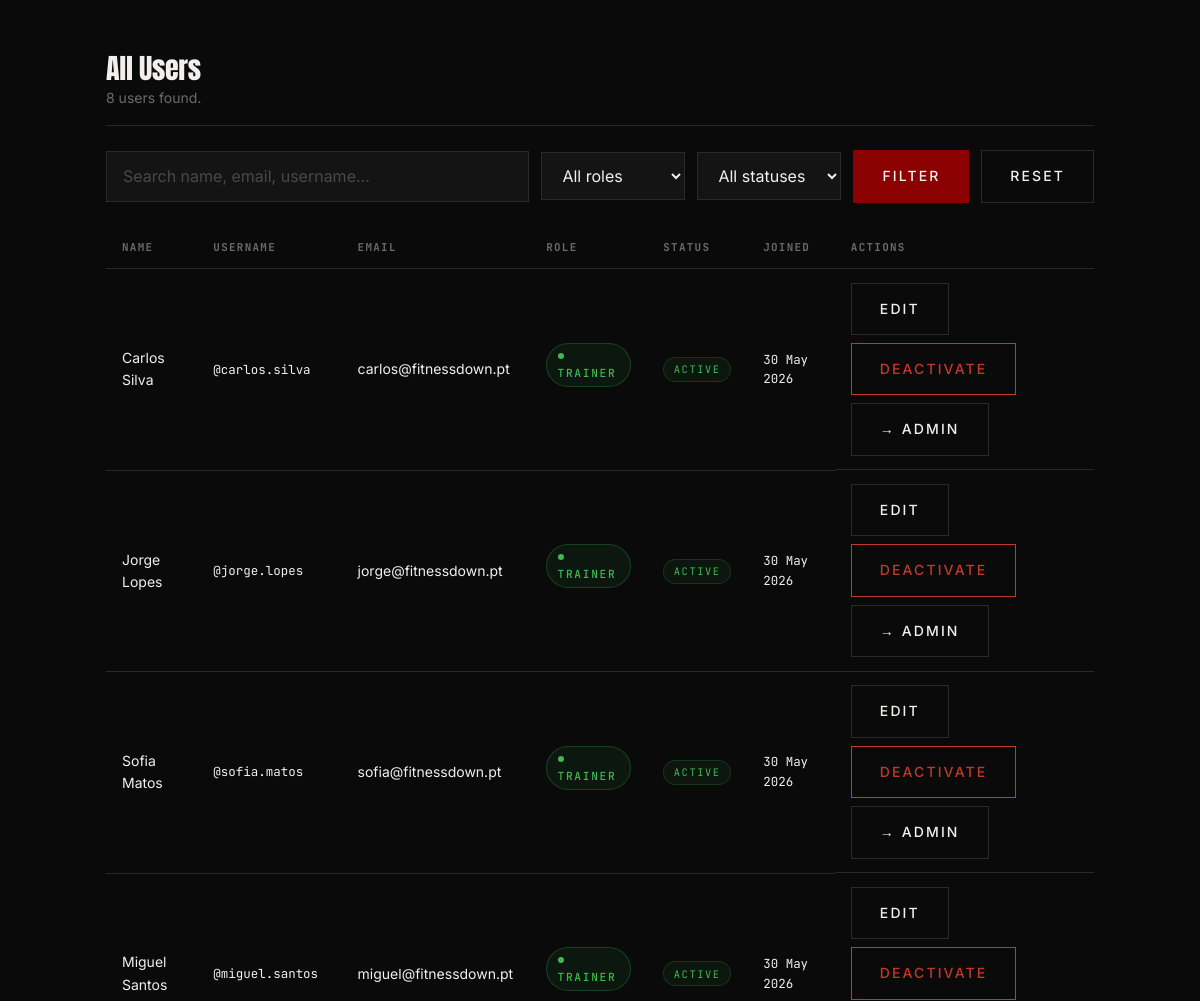
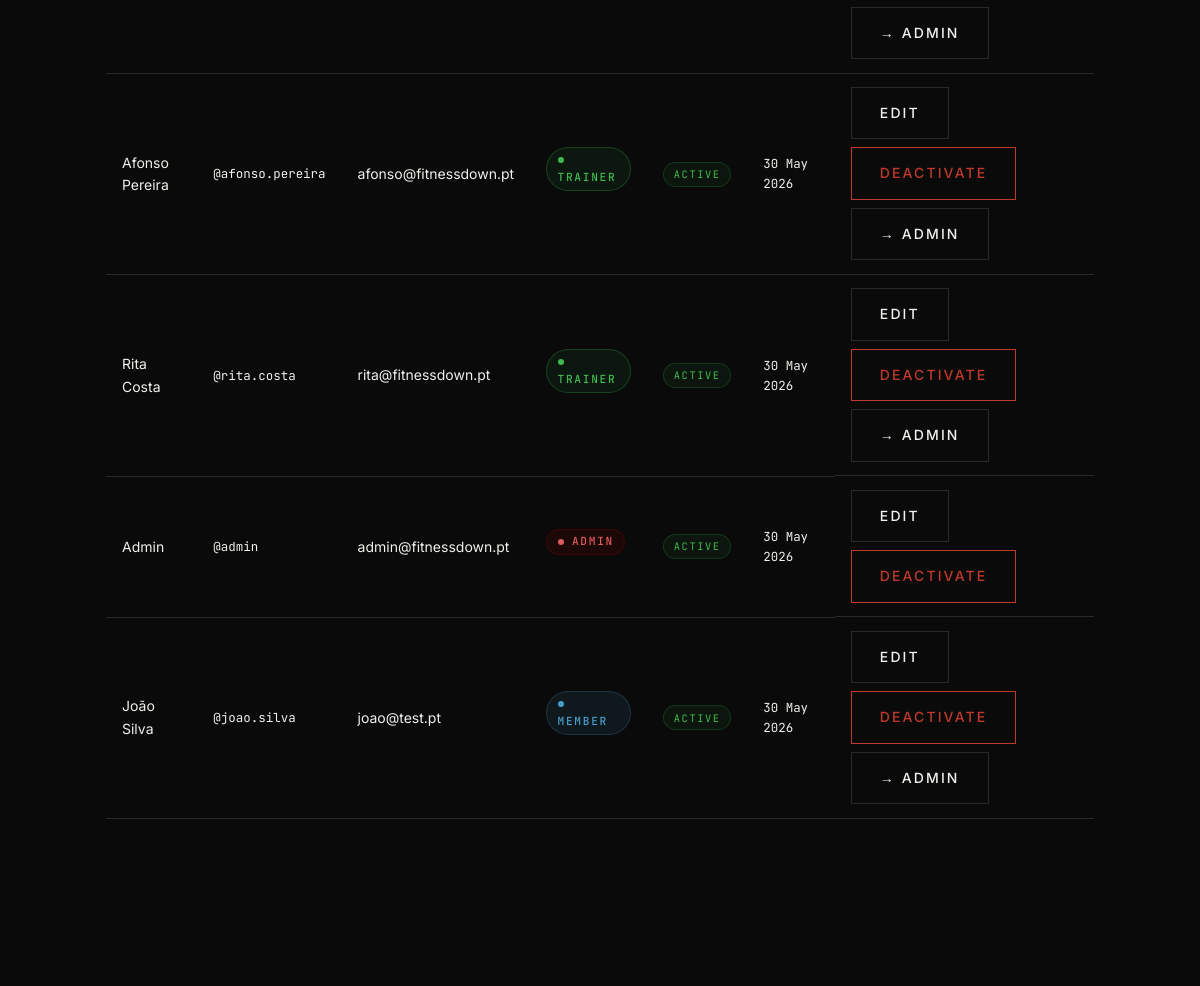
The app's page /admin/users.php (signed in, middle part), older data (2 pictures, top to bottom).
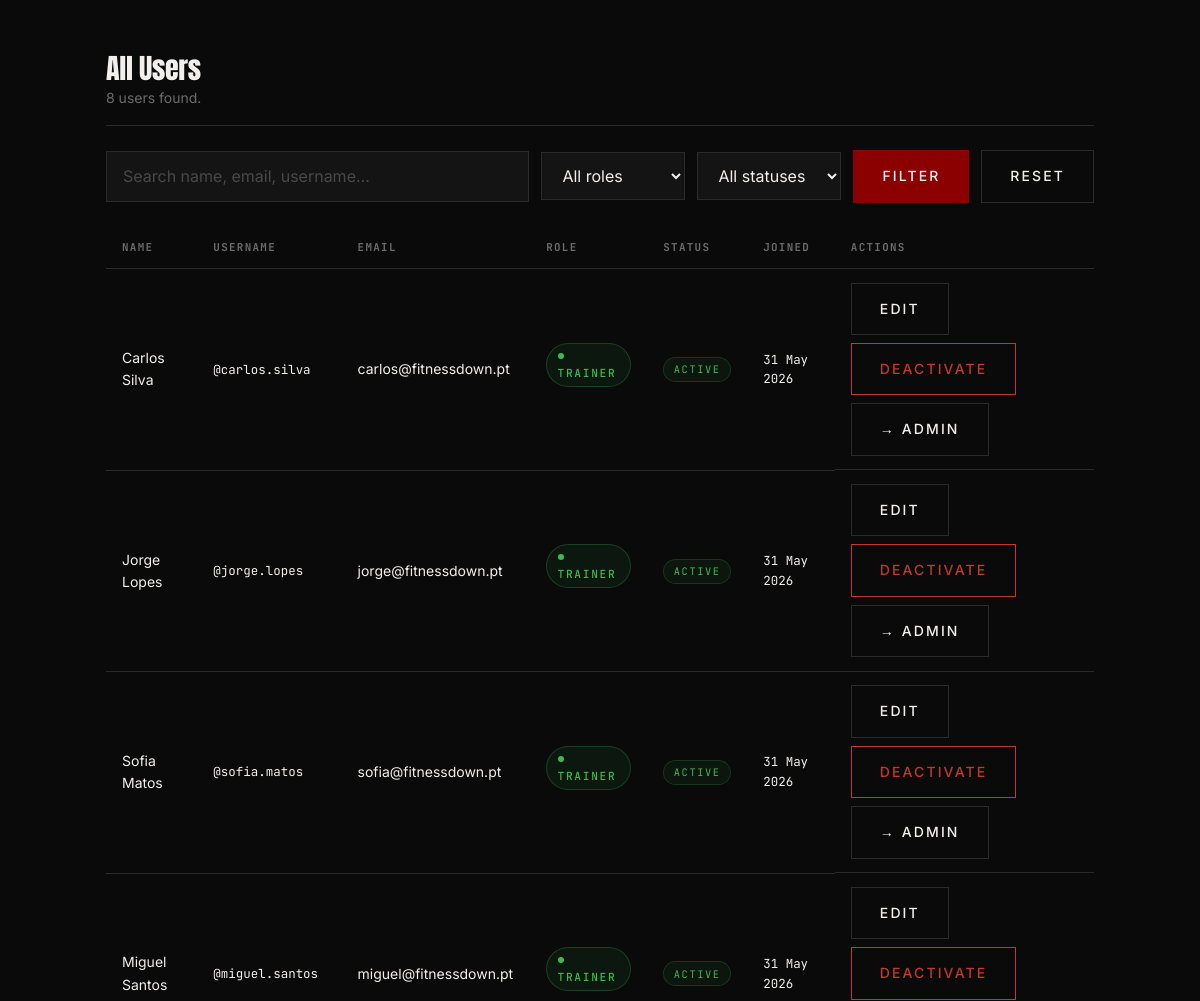
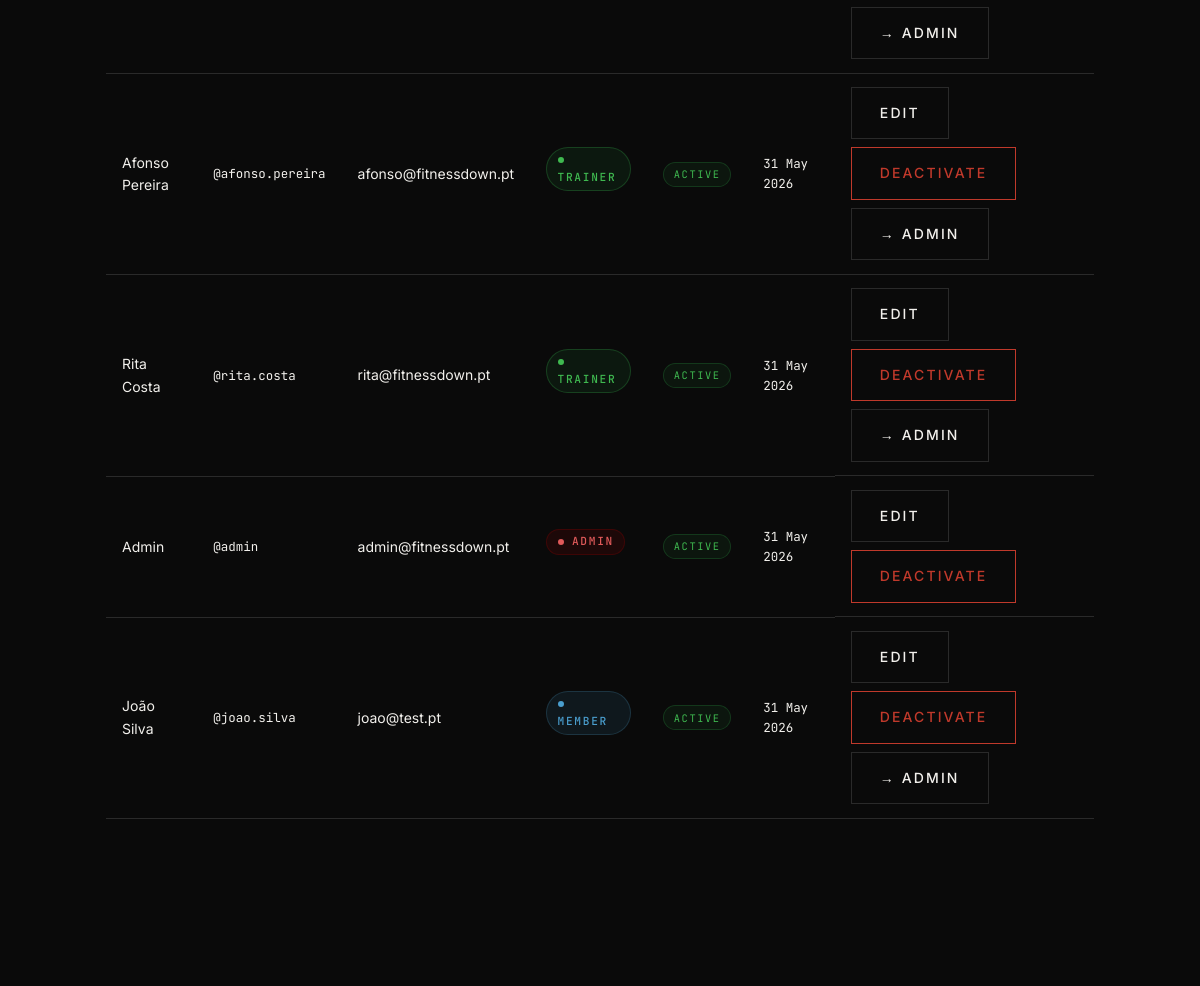
The same page, newer data (2 pictures, top to bottom).
### tables this page shows
CREATE TABLE users (
    id INTEGER PRIMARY KEY AUTOINCREMENT,
    name TEXT NOT NULL,
    email TEXT NOT NULL UNIQUE,
    username TEXT NOT NULL UNIQUE,
    password_hash TEXT NOT NULL,
    profile_photo TEXT,
    role TEXT NOT NULL CHECK (role IN ('member', 'trainer', 'admin')),
    created_at TEXT NOT NULL DEFAULT CURRENT_TIMESTAMP,
    is_active INTEGER NOT NULL DEFAULT 1
);

### includes/helper.php (called while the page is built, shortened)
<?php
function e(string $val): string {
    return htmlspecialchars($val, ENT_QUOTES | ENT_SUBSTITUTE, 'UTF-8');
}

### admin/users.php (the view, shortened to what this page needs)
<?php
$pdo      = get_db();
$admin_id = (int)$_SESSION['user_id'];
$search        = trim($_GET['q'] ?? '');
$where  = ['1=1'];
$params = [];
$sql   = "SELECT id, name, username, email, role, is_active, created_at
            FROM users
           WHERE " . implode(' AND ', $where) . "
           ORDER BY created_at DESC";
$stmt  = $pdo->prepare($sql);
$stmt->execute($params);
$users = $stmt->fetchAll();
$extra_css        = '/css/pages/admin.css';
include __DIR__ . '/../includes/header.php';
?>
<main class="admin-dashboard">
    <section class="admin-section">
        <header class="admin-section__header">
            <h2>All Users</h2>
            <p><?= count($users) ?> user<?= count($users) !== 1 ? 's' : '' ?> found.</p>
        </header>
        <form class="admin-filters" method="get" action="/admin/users.php">
            <input type="text" name="q" class="form__input admin-filters__search"
                   placeholder="Search name, email, username…"
                   value="<?= e($search) ?>">
            <select name="role" class="form__input admin-filters__select">
                <option value="">All roles</option>
            </select>
            <select name="status" class="form__input admin-filters__select">
                <option value="">All statuses</option>
            </select>
            <button type="submit" class="button button--primary">Filter</button>
            <a href="/admin/users.php" class="button button--ghost">Reset</a>
        </form>
        <?php if (empty($users)): ?>
            <p class="admin-empty">No users match your filters.</p>
        <?php else: ?>
        <div class="admin-table-wrap">
            <table class="admin-table">
                <thead>
                    <tr>
                        <th>Name</th>
                        <th>Username</th>
                        <th>Email</th>
                        <th>Role</th>
                        <th>Status</th>
                        <th>Joined</th>
                        <th>Actions</th>
                    </tr>
                </thead>
                <tbody>
                    <?php foreach ($users as $u): ?>
                    <tr class="<?= !$u['is_active'] ? 'admin-table__row--inactive' : '' ?>">
                        <td><?= e($u['name']) ?></td>
                        <td class="admin-table__mono">@<?= e($u['username']) ?></td>
                        <td><?= e($u['email']) ?></td>
                        <td>
                            <span class="profile-role-badge profile-role-badge--<?= e($u['role']) ?>">
                                <?= e(ucfirst($u['role'])) ?>
                            </span>
                        </td>
                        <td>
                            <span class="admin-status admin-status--<?= $u['is_active'] ? 'active' : 'inactive' ?>">
                                <?= $u['is_active'] ? 'Active' : 'Inactive' ?>
                            </span>
                        </td>
                        <td class="admin-table__mono"><?= e(date('d M Y', strtotime($u['created_at']))) ?></td>
                        <td class="admin-table__actions">
                            <button type="button"
                                    class="button button--ghost admin-edit-btn"
                                    data-id="<?= $u['id'] ?>"
                                    data-name="<?= e($u['name']) ?>"
                                    data-username="<?= e($u['username']) ?>"
                                    data-email="<?= e($u['email']) ?>"
                                    data-role="<?= e($u['role']) ?>">
                                Edit
                            </button>
                            <form method="post" action="/admin/users.php" style="display:inline">
                                <button type="submit"
                                        class="button <?= $u['is_active'] ? 'button--danger' : 'button--ghost' ?>"
                                        <?= $u['id'] === $admin_id ? 'disabled title="Cannot deactivate yourself"' : '' ?>>
                                    <?= $u['is_active'] ? 'Deactivate' : 'Reactivate' ?>
                                </button>
                            </form>
                            <?php if ($u['role'] !== 'admin'): ?>
                            <form method="post" action="/admin/users.php" style="display:inline">
                                <button type="submit" class="button button--ghost"
                                        onclick="return confirm('Elevate <?= e(addslashes($u['name'])) ?> to admin?')">
                                    → Admin
                                </button>
                            </form>
                            <?php endif; ?>
                        </td>
                    </tr>
                    <?php endforeach; ?>
                </tbody>
            </table>
        </div>
        <?php endif; ?>
    </section>
</main>
<?php include __DIR__ . '/../includes/footer.php'; ?>

### includes/header.php (shortened to what this page needs)
<?php
$current_page = basename($_SERVER['PHP_SELF'], '.php');
?>
<!DOCTYPE html>
<html lang="en" class="page-<?= htmlspecialchars($current_page) ?>">
<head>
    <link rel="stylesheet" href="/css/main.css">
    <?php if (isset($extra_css)): ?>
        <link rel="stylesheet" href="<?= htmlspecialchars($extra_css) ?>">
    <?php endif; ?>
</head>
<body>

### includes/footer.php (shortened to what this page needs)
</body>
</html>

### css/pages/admin.css (style rules this page uses)
.admin-dashboard { max-width: 1100px; margin: 0 auto; padding: 3rem 1.5rem 6rem; display: grid; gap: 3rem; }
.admin-section { display: flex; flex-direction: column; gap: 1.5rem; }
.admin-section__header { padding-bottom: 1rem; border-bottom: 1px solid var(--border); }
.admin-section__header h2 { margin: 0 0 0.25rem; font-family: var(--font-display); font-size: 1.75rem; color: var(--text); letter-spacing: -0.01em; }
.admin-section__header p { margin: 0; font-size: var(--text-sm); color: var(--text-muted); }
.admin-filters { display: flex; gap: 0.75rem; flex-wrap: wrap; align-items: center; }
.admin-filters__search { flex: 1; min-width: 12rem; }
.admin-filters__select { width: auto; min-width: 9rem; }
.admin-table-wrap { overflow-x: auto; }
.admin-table { width: 100%; border-collapse: collapse; font-size: var(--text-sm); }
.admin-table th { text-align: left; font-family: var(--font-mono); font-size: 0.68rem; letter-spacing: 0.12em; text-transform: uppercase; color: var(--text-muted); padding: 0.75rem 1rem; border-bottom: 1px solid var(--border); white-space: nowrap; }
.admin-table td { padding: 0.85rem 1rem; border-bottom: 1px solid var(--border); color: var(--text); vertical-align: middle; }
.admin-table__mono { font-family: var(--font-mono); font-size: 0.78rem; color: var(--text-muted); }
.admin-table__actions { display: flex; gap: 0.5rem; align-items: center; flex-wrap: wrap; }
.admin-status, .admin-equip-status { display: inline-block; font-family: var(--font-mono); font-size: 0.65rem; letter-spacing: 0.15em; text-transform: uppercase; padding: 0.2rem 0.6rem; border-radius: 2rem; }
.admin-status--active { background: rgba(46, 160, 67, 0.08); border: 1px solid rgba(46, 160, 67, 0.25); color: #3fb950; }
@media (min-width: 840px) { .admin-dashboard { padding-top: 5rem; } }

### css/base/tokens.css (style rules this page uses)
:root { --bg: #0a0a0a; --bg-surface: #141414; --bg-elevated: #1f1f1f; --text: #f2f0ec; --text-soft: #d4d4d0; --text-muted: #6b6b6b; --accent: #8b0000; --accent-hover: #a30f0f; --border: #2a2a2a; --border-strong: #6b6b6b; --font-display: "Anton", sans-serif; --font-body: "Inter", sans-serif; --font-mono: "JetBrains Mono", monospace; --text-sm: 0.875rem; --text-base: 1rem; --content-max: 1400px; }

### css/base/typography.css (style rules this page uses)
body { background-color: var(--bg); color: var(--text); font-family: var(--font-body); font-size: var(--text-base); line-height: 1.6; font-weight: 400; }
h1, h2, h3, h4, h5, h6 { font-family: var(--font-display); font-weight: 400; line-height: 1.05; color: var(--text); letter-spacing: -0.02em; }
h2 { font-size: 3.75rem; }
p { color: var(--text-soft); line-height: 1.6; text-wrap: pretty; }
a { color: inherit; transition: color 150ms cubic-bezier(0.16, 1, 0.3, 1); }

### css/components/button.css (style rules this page uses)
.button { display: inline-flex; align-items: center; justify-content: center; gap: 0.5rem; padding: 0.875rem 1.75rem; font-family: var(--font-body); font-size: var(--text-sm); font-weight: 500; letter-spacing: 0.15em; text-transform: uppercase; text-align: center; white-space: nowrap; border: 1px solid transparent; border-radius: 0; cursor: pointer; transition: background-color 250ms cubic-bezier(0.16, 1, 0.3, 1), color 250ms cubic-bezier(0.16, 1, 0.3, 1), border-color 250ms cubic-bezier(0.16, 1, 0.3, 1), transform 250ms cubic-bezier(0.16, 1, 0.3, 1); }
.button--primary { background-color: var(--accent); color: var(--text); border-color: var(--accent); }
.button--ghost { background-color: transparent; color: var(--text); border-color: var(--border); }
.button--danger { background-color: transparent; color: #c0392b; border-color: #c0392b; }

### css/components/form.css (style rules this page uses)
.form__input { width: 100%; padding: 0.75rem 1rem; font-family: var(--font-body); font-size: var(--text-base); color: var(--text); background-color: var(--bg-surface); border: 1px solid var(--border); border-radius: 0; transition: border-color 150ms cubic-bezier(0.16, 1, 0.3, 1), background-color 150ms cubic-bezier(0.16, 1, 0.3, 1); }
.form__input::placeholder { color: var(--text-muted); opacity: 0.6; }

### css/pages/home.css (style rules this page uses)
main>section { padding: 5rem 1.5rem; max-width: var(--content-max); margin: 0 auto; }
@media (min-width: 48rem) { main>section { padding: 7rem 2rem; } }

### css/pages/trainer-public.css (style rules this page uses)
.profile-role-badge { display: inline-block; font-family: var(--font-mono); font-size: 0.7rem; font-weight: 500; letter-spacing: 0.15em; text-transform: uppercase; padding: 0.2rem 0.65rem; border-radius: 2rem; margin-bottom: 0.6rem; }
.profile-role-badge--trainer { background: rgba(46, 160, 67, 0.1); border: 1px solid rgba(46, 160, 67, 0.3); color: #3fb950; }

Row changes from the older to the newer data that the page shows:
changed users "Carlos Silva": created_at "30 May 2026" → "31 May 2026"
changed users "Jorge Lopes": created_at "30 May 2026" → "31 May 2026"
changed users "Sofia Matos": created_at "30 May 2026" → "31 May 2026"
changed users "Miguel Santos": created_at "30 May 2026" → "31 May 2026"
changed users "Afonso Pereira": created_at "30 May 2026" → "31 May 2026"
changed users "Rita Costa": created_at "30 May 2026" → "31 May 2026"
changed users "Admin": created_at "30 May 2026" → "31 May 2026"
changed users "João Silva": created_at "30 May 2026" → "31 May 2026"
